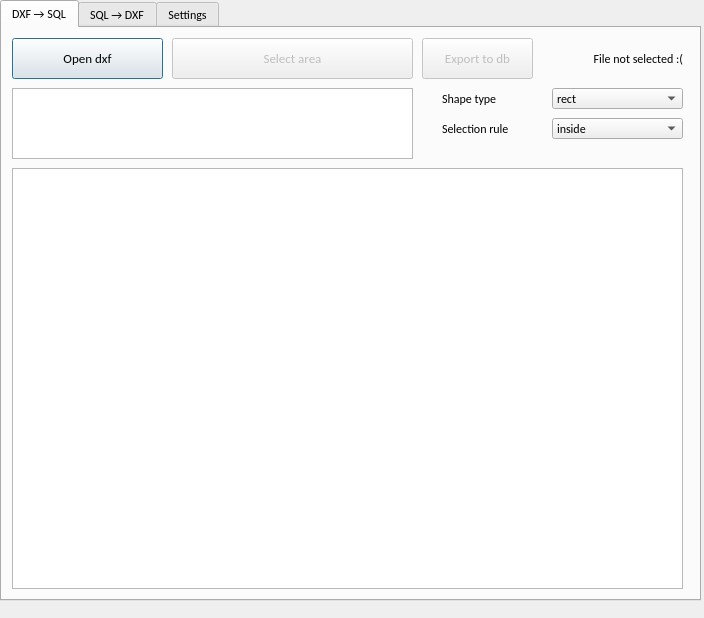
<?xml version="1.0" encoding="UTF-8"?>
<ui version="4.0">
 <class>Dialog</class>
 <widget class="QDialog" name="Dialog">
  <property name="geometry">
   <rect>
    <x>0</x>
    <y>0</y>
    <width>704</width>
    <height>618</height>
   </rect>
  </property>
  <property name="windowTitle">
   <string>DXF-PostGIS Converter</string>
  </property>
  <widget class="QTabWidget" name="tabWidget">
   <property name="geometry">
    <rect>
     <x>0</x>
     <y>0</y>
     <width>701</width>
     <height>601</height>
    </rect>
   </property>
   <property name="font">
    <font>
     <family>Calibri</family>
     <pointsize>9</pointsize>
    </font>
   </property>
   <property name="currentIndex">
    <number>0</number>
   </property>
   <widget class="QWidget" name="tab">
    <attribute name="title">
     <string>DXF → SQL</string>
    </attribute>
    <widget class="QPushButton" name="open_dxf_button">
     <property name="geometry">
      <rect>
       <x>10</x>
       <y>10</y>
       <width>151</width>
       <height>41</height>
      </rect>
     </property>
     <property name="font">
      <font>
       <family>Calibri</family>
       <pointsize>10</pointsize>
       <weight>50</weight>
       <italic>false</italic>
       <bold>false</bold>
       <underline>false</underline>
      </font>
     </property>
     <property name="text">
      <string>Open dxf</string>
     </property>
     <property name="checkable">
      <bool>false</bool>
     </property>
    </widget>
    <widget class="QLabel" name="label">
     <property name="geometry">
      <rect>
       <x>540</x>
       <y>10</y>
       <width>141</width>
       <height>41</height>
      </rect>
     </property>
     <property name="font">
      <font>
       <family>Calibri</family>
       <pointsize>9</pointsize>
       <kerning>false</kerning>
      </font>
     </property>
     <property name="text">
      <string>File not selected :(</string>
     </property>
     <property name="textFormat">
      <enum>Qt::AutoText</enum>
     </property>
     <property name="alignment">
      <set>Qt::AlignRight|Qt::AlignTrailing|Qt::AlignVCenter</set>
     </property>
    </widget>
    <widget class="QTreeWidget" name="dxf_tree_widget">
     <property name="geometry">
      <rect>
       <x>10</x>
       <y>140</y>
       <width>671</width>
       <height>421</height>
      </rect>
     </property>
     <property name="minimumSize">
      <size>
       <width>671</width>
       <height>0</height>
      </size>
     </property>
     <property name="maximumSize">
      <size>
       <width>671</width>
       <height>421</height>
      </size>
     </property>
     <property name="columnCount">
      <number>2</number>
     </property>
     <attribute name="headerVisible">
      <bool>false</bool>
     </attribute>
     <column>
      <property name="text">
       <string>1</string>
      </property>
     </column>
     <column>
      <property name="text">
       <string>2</string>
      </property>
      <property name="textAlignment">
       <set>AlignTrailing|AlignVCenter</set>
      </property>
     </column>
    </widget>
    <widget class="QPushButton" name="select_area_button">
     <property name="enabled">
      <bool>false</bool>
     </property>
     <property name="geometry">
      <rect>
       <x>170</x>
       <y>10</y>
       <width>241</width>
       <height>41</height>
      </rect>
     </property>
     <property name="font">
      <font>
       <family>Calibri</family>
       <pointsize>10</pointsize>
      </font>
     </property>
     <property name="text">
      <string>Select area</string>
     </property>
     <property name="checkable">
      <bool>false</bool>
     </property>
    </widget>
    <widget class="QTextEdit" name="coord">
     <property name="geometry">
      <rect>
       <x>10</x>
       <y>60</y>
       <width>401</width>
       <height>71</height>
      </rect>
     </property>
    </widget>
    <widget class="QComboBox" name="type_shape">
     <property name="geometry">
      <rect>
       <x>550</x>
       <y>60</y>
       <width>131</width>
       <height>21</height>
      </rect>
     </property>
     <property name="font">
      <font>
       <family>Calibri</family>
       <pointsize>9</pointsize>
      </font>
     </property>
     <item>
      <property name="text">
       <string>rect</string>
      </property>
     </item>
     <item>
      <property name="text">
       <string>circle</string>
      </property>
     </item>
     <item>
      <property name="text">
       <string>polygon</string>
      </property>
     </item>
    </widget>
    <widget class="QComboBox" name="type_selection">
     <property name="geometry">
      <rect>
       <x>550</x>
       <y>90</y>
       <width>131</width>
       <height>21</height>
      </rect>
     </property>
     <property name="font">
      <font>
       <family>Calibri</family>
       <pointsize>9</pointsize>
      </font>
     </property>
     <item>
      <property name="text">
       <string>inside</string>
      </property>
     </item>
     <item>
      <property name="text">
       <string>outside</string>
      </property>
     </item>
     <item>
      <property name="text">
       <string>overlap</string>
      </property>
     </item>
    </widget>
    <widget class="QLabel" name="label_2">
     <property name="geometry">
      <rect>
       <x>440</x>
       <y>60</y>
       <width>91</width>
       <height>21</height>
      </rect>
     </property>
     <property name="font">
      <font>
       <family>Calibri</family>
       <pointsize>9</pointsize>
      </font>
     </property>
     <property name="text">
      <string>Shape type</string>
     </property>
    </widget>
    <widget class="QLabel" name="label_3">
     <property name="geometry">
      <rect>
       <x>440</x>
       <y>90</y>
       <width>101</width>
       <height>21</height>
      </rect>
     </property>
     <property name="font">
      <font>
       <family>Calibri</family>
       <pointsize>9</pointsize>
      </font>
     </property>
     <property name="text">
      <string>Selection rule</string>
     </property>
    </widget>
    <widget class="QPushButton" name="export_to_db_button">
     <property name="enabled">
      <bool>false</bool>
     </property>
     <property name="geometry">
      <rect>
       <x>420</x>
       <y>10</y>
       <width>111</width>
       <height>41</height>
      </rect>
     </property>
     <property name="font">
      <font>
       <family>Calibri</family>
       <pointsize>10</pointsize>
      </font>
     </property>
     <property name="text">
      <string>Export to db</string>
     </property>
     <property name="checkable">
      <bool>false</bool>
     </property>
    </widget>
   </widget>
   <widget class="QWidget" name="tab_2">
    <attribute name="title">
     <string>SQL → DXF</string>
    </attribute>
    <widget class="QLabel" name="settings_structureLabel_2">
     <property name="geometry">
      <rect>
       <x>10</x>
       <y>10</y>
       <width>221</width>
       <height>16</height>
      </rect>
     </property>
     <property name="font">
      <font>
       <family>Calibri</family>
       <pointsize>10</pointsize>
      </font>
     </property>
     <property name="text">
      <string>Database structure</string>
     </property>
    </widget>
    <widget class="QTreeWidget" name="db_structure_treewidget">
     <property name="geometry">
      <rect>
       <x>10</x>
       <y>40</y>
       <width>681</width>
       <height>521</height>
      </rect>
     </property>
     <property name="columnCount">
      <number>2</number>
     </property>
     <attribute name="headerVisible">
      <bool>false</bool>
     </attribute>
     <column>
      <property name="text">
       <string notr="true">1</string>
      </property>
     </column>
     <column>
      <property name="text">
       <string notr="true">2</string>
      </property>
     </column>
    </widget>
   </widget>
   <widget class="QWidget" name="tab_3">
    <attribute name="title">
     <string>Settings</string>
    </attribute>
    <widget class="QLabel" name="settings_dbLabel">
     <property name="geometry">
      <rect>
       <x>10</x>
       <y>15</y>
       <width>71</width>
       <height>16</height>
      </rect>
     </property>
     <property name="font">
      <font>
       <family>Calibri</family>
       <pointsize>10</pointsize>
      </font>
     </property>
     <property name="text">
      <string>Database</string>
     </property>
    </widget>
    <widget class="QLabel" name="settings_structureLabel">
     <property name="geometry">
      <rect>
       <x>10</x>
       <y>80</y>
       <width>221</width>
       <height>16</height>
      </rect>
     </property>
     <property name="font">
      <font>
       <family>Calibri</family>
       <pointsize>10</pointsize>
      </font>
     </property>
     <property name="text">
      <string>Database structure</string>
     </property>
    </widget>
    <widget class="QTreeWidget" name="settings_structureTreeWidget">
     <property name="geometry">
      <rect>
       <x>10</x>
       <y>110</y>
       <width>681</width>
       <height>451</height>
      </rect>
     </property>
     <property name="columnCount">
      <number>1</number>
     </property>
     <attribute name="headerVisible">
      <bool>false</bool>
     </attribute>
     <column>
      <property name="text">
       <string notr="true">1</string>
      </property>
     </column>
    </widget>
    <widget class="QPushButton" name="settings_connect_db_button">
     <property name="geometry">
      <rect>
       <x>90</x>
       <y>10</y>
       <width>71</width>
       <height>28</height>
      </rect>
     </property>
     <property name="font">
      <font>
       <family>Calibri</family>
       <pointsize>10</pointsize>
      </font>
     </property>
     <property name="text">
      <string>connect</string>
     </property>
    </widget>
   </widget>
  </widget>
 </widget>
 <resources/>
 <connections/>
</ui>
